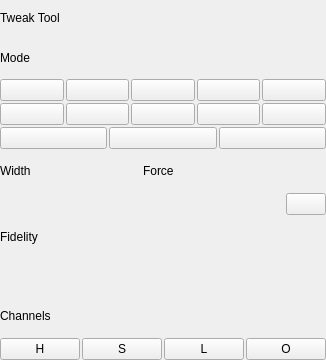
<?xml version="1.0" encoding="UTF-8"?>
<ui version="4.0">
  <class>TweakWidget</class>
  <widget class="QWidget" name="TweakWidget">
    <property name="geometry">
      <rect>
        <x>0</x>
        <y>0</y>
        <width>240</width>
        <height>360</height>
      </rect>
    </property>
    <property name="windowTitle">
      <string>Tweak Tool</string>
    </property>
    <layout class="QGridLayout" name="gridLayout" columnstretch="1,1,0">
      <property name="leftMargin">
        <number>0</number>
      </property>
      <property name="topMargin">
        <number>0</number>
      </property>
      <property name="rightMargin">
        <number>0</number>
      </property>
      <property name="bottomMargin">
        <number>0</number>
      </property>
      <property name="spacing">
        <number>4</number>
      </property>
      <item row="0" column="0" colspan="3">
        <widget class="QLabel" name="tweakToolLabel">
          <property name="text">
            <string>Tweak Tool</string>
          </property>
          <property name="class" stdset="0">
            <string>panel-heading</string>
          </property>
        </widget>
      </item>
      <item row="2" column="0" colspan="3">
        <widget class="QLabel" name="modeLabel">
          <property name="text">
            <string>Mode</string>
          </property>
          <property name="class" stdset="0">
            <string>panel-label</string>
          </property>
        </widget>
      </item>
      <item row="3" column="0" colspan="3">
        <layout class="QVBoxLayout" name="modeLayout">
          <property name="spacing">
            <number>2</number>
          </property>
          <item>
            <layout class="QHBoxLayout" name="modeRow1">
              <property name="spacing">
                <number>2</number>
              </property>
              <item>
                <widget class="QPushButton" name="moveButton">
              <property name="toolTip">
                <string>Move objects in any direction</string>
              </property>
              <property name="checkable">
                <bool>true</bool>
              </property>
              <property name="icon">
                <iconset>
                  <normaloff>:/icons/object-tweak-push</normaloff>
                </iconset>
              </property>
              <property name="class" stdset="0">
                <string>segment-first</string>
              </property>
            </widget>
          </item>
          <item>
            <widget class="QPushButton" name="inOutButton">
              <property name="toolTip">
                <string>Move objects towards cursor; with Shift from cursor</string>
              </property>
              <property name="checkable">
                <bool>true</bool>
              </property>
              <property name="icon">
                <iconset>
                  <normaloff>:/icons/object-tweak-attract</normaloff>
                </iconset>
              </property>
              <property name="class" stdset="0">
                <string>segment-middle</string>
              </property>
            </widget>
          </item>
          <item>
            <widget class="QPushButton" name="jitterButton">
              <property name="toolTip">
                <string>Move objects in random directions</string>
              </property>
              <property name="checkable">
                <bool>true</bool>
              </property>
              <property name="icon">
                <iconset>
                  <normaloff>:/icons/object-tweak-randomize</normaloff>
                </iconset>
              </property>
              <property name="class" stdset="0">
                <string>segment-middle</string>
              </property>
            </widget>
          </item>
          <item>
            <widget class="QPushButton" name="scaleButton">
              <property name="toolTip">
                <string>Shrink objects, with Shift enlarge</string>
              </property>
              <property name="checkable">
                <bool>true</bool>
              </property>
              <property name="icon">
                <iconset>
                  <normaloff>:/icons/object-tweak-shrink</normaloff>
                </iconset>
              </property>
              <property name="class" stdset="0">
                <string>segment-middle</string>
              </property>
            </widget>
          </item>
          <item>
            <widget class="QPushButton" name="rotateButton">
              <property name="toolTip">
                <string>Rotate objects, with Shift counterclockwise</string>
              </property>
              <property name="checkable">
                <bool>true</bool>
              </property>
              <property name="icon">
                <iconset>
                  <normaloff>:/icons/object-tweak-rotate</normaloff>
                </iconset>
              </property>
              <property name="class" stdset="0">
                <string>segment-last</string>
              </property>
                </widget>
              </item>
            </layout>
          </item>
          <item>
            <layout class="QHBoxLayout" name="modeRow2">
              <property name="spacing">
                <number>2</number>
              </property>
              <item>
                <widget class="QPushButton" name="moreLessButton">
              <property name="toolTip">
                <string>Duplicate objects, with Shift delete</string>
              </property>
              <property name="checkable">
                <bool>true</bool>
              </property>
              <property name="icon">
                <iconset>
                  <normaloff>:/icons/object-tweak-duplicate</normaloff>
                </iconset>
              </property>
              <property name="class" stdset="0">
                <string>segment-middle</string>
              </property>
            </widget>
          </item>
          <item>
            <widget class="QPushButton" name="pushButton">
              <property name="toolTip">
                <string>Push parts of paths in any direction</string>
              </property>
              <property name="checkable">
                <bool>true</bool>
              </property>
              <property name="icon">
                <iconset>
                  <normaloff>:/icons/path-tweak-push</normaloff>
                </iconset>
              </property>
              <property name="class" stdset="0">
                <string>segment-middle</string>
              </property>
            </widget>
          </item>
          <item>
            <widget class="QPushButton" name="shrinkGrowButton">
              <property name="toolTip">
                <string>Shrink or grow parts of paths</string>
              </property>
              <property name="checkable">
                <bool>true</bool>
              </property>
              <property name="icon">
                <iconset>
                  <normaloff>:/icons/path-tweak-shrink</normaloff>
                </iconset>
              </property>
              <property name="class" stdset="0">
                <string>segment-middle</string>
              </property>
            </widget>
          </item>
          <item>
            <widget class="QPushButton" name="attractRepelButton">
              <property name="toolTip">
                <string>Attract parts of paths towards cursor; with Shift from cursor</string>
              </property>
              <property name="checkable">
                <bool>true</bool>
              </property>
              <property name="icon">
                <iconset>
                  <normaloff>:/icons/path-tweak-attract</normaloff>
                </iconset>
              </property>
              <property name="class" stdset="0">
                <string>segment-middle</string>
              </property>
            </widget>
          </item>
          <item>
            <widget class="QPushButton" name="roughenButton">
              <property name="toolTip">
                <string>Roughen parts of paths</string>
              </property>
              <property name="checkable">
                <bool>true</bool>
              </property>
              <property name="icon">
                <iconset>
                  <normaloff>:/icons/path-tweak-roughen</normaloff>
                </iconset>
              </property>
              <property name="class" stdset="0">
                <string>segment-middle</string>
              </property>
                </widget>
              </item>
            </layout>
          </item>
          <item>
            <layout class="QHBoxLayout" name="modeRow3">
              <property name="spacing">
                <number>2</number>
              </property>
              <item>
                <widget class="QPushButton" name="colorPaintButton">
              <property name="toolTip">
                <string>Paint the tool's color upon selected objects</string>
              </property>
              <property name="checkable">
                <bool>true</bool>
              </property>
              <property name="icon">
                <iconset>
                  <normaloff>:/icons/object-tweak-paint</normaloff>
                </iconset>
              </property>
              <property name="class" stdset="0">
                <string>segment-middle</string>
              </property>
            </widget>
          </item>
          <item>
            <widget class="QPushButton" name="colorJitterButton">
              <property name="toolTip">
                <string>Jitter the colors of selected objects</string>
              </property>
              <property name="checkable">
                <bool>true</bool>
              </property>
              <property name="icon">
                <iconset>
                  <normaloff>:/icons/object-tweak-jitter-color</normaloff>
                </iconset>
              </property>
              <property name="class" stdset="0">
                <string>segment-middle</string>
              </property>
            </widget>
          </item>
          <item>
            <widget class="QPushButton" name="blurButton">
              <property name="toolTip">
                <string>Blur selected objects more; with Shift, blur less</string>
              </property>
              <property name="checkable">
                <bool>true</bool>
              </property>
              <property name="icon">
                <iconset>
                  <normaloff>:/icons/object-tweak-blur</normaloff>
                </iconset>
              </property>
              <property name="class" stdset="0">
                <string>segment-last</string>
              </property>
                </widget>
              </item>
            </layout>
          </item>
        </layout>
      </item>
      <item row="5" column="0" colspan="1">
        <widget class="QLabel" name="widthLabel">
          <property name="text">
            <string>Width</string>
          </property>
          <property name="class" stdset="0">
            <string>panel-label</string>
          </property>
        </widget>
      </item>
      <item row="5" column="1" colspan="2">
        <widget class="QLabel" name="forceLabel">
          <property name="text">
            <string>Force</string>
          </property>
          <property name="class" stdset="0">
            <string>panel-label</string>
          </property>
        </widget>
      </item>
      <item row="6" column="0">
        <widget class="Linea::UI::NumberEdit" name="widthSpin">
          <property name="toolTip">
            <string>The width of the tweak area (relative to the visible canvas area)</string>
          </property>
        </widget>
      </item>
      <item row="6" column="1">
        <widget class="Linea::UI::NumberEdit" name="forceSpin">
          <property name="toolTip">
            <string>The force of the tweak action</string>
          </property>
        </widget>
      </item>
      <item row="6" column="2">
        <widget class="QPushButton" name="pressureCheck">
          <property name="toolTip">
            <string>Use the pressure of the input device to alter the force of tweak action</string>
          </property>
          <property name="checkable">
            <bool>true</bool>
          </property>
          <property name="icon">
            <iconset>
              <normaloff>:/icons/draw-use-pressure</normaloff>
            </iconset>
          </property>
        </widget>
      </item>

      <item row="8" column="0" colspan="2">
        <widget class="QLabel" name="fidelityLabel">
          <property name="text">
            <string>Fidelity</string>
          </property>
          <property name="class" stdset="0">
            <string>panel-label</string>
          </property>
        </widget>
      </item>
      <item row="9" column="0" colspan="2">
        <widget class="Linea::UI::NumberEdit" name="fidelitySpin">
          <property name="toolTip">
            <string>Low fidelity simplifies paths; high fidelity preserves path features but may generate a lot of new nodes</string>
          </property>
        </widget>
      </item>
      <item row="11" column="0" colspan="3">
        <widget class="QLabel" name="channelsLabel">
          <property name="text">
            <string>Channels</string>
          </property>
          <property name="class" stdset="0">
            <string>panel-label</string>
          </property>
        </widget>
      </item>
      <item row="12" column="0" colspan="3">
        <layout class="QHBoxLayout" name="channelsLayout">
          <property name="spacing">
            <number>2</number>
          </property>
          <item>
            <widget class="QPushButton" name="hueButton">
              <property name="text">
                <string>H</string>
              </property>
              <property name="toolTip">
                <string>In color mode, act on object's hue</string>
              </property>
              <property name="checkable">
                <bool>true</bool>
              </property>
              <property name="class" stdset="0">
                <string>segment-first</string>
              </property>
            </widget>
          </item>
          <item>
            <widget class="QPushButton" name="saturationButton">
              <property name="text">
                <string>S</string>
              </property>
              <property name="toolTip">
                <string>In color mode, act on object's saturation</string>
              </property>
              <property name="checkable">
                <bool>true</bool>
              </property>
              <property name="class" stdset="0">
                <string>segment-middle</string>
              </property>
            </widget>
          </item>
          <item>
            <widget class="QPushButton" name="lightnessButton">
              <property name="text">
                <string>L</string>
              </property>
              <property name="toolTip">
                <string>In color mode, act on object's lightness</string>
              </property>
              <property name="checkable">
                <bool>true</bool>
              </property>
              <property name="class" stdset="0">
                <string>segment-middle</string>
              </property>
            </widget>
          </item>
          <item>
            <widget class="QPushButton" name="opacityButton">
              <property name="text">
                <string>O</string>
              </property>
              <property name="toolTip">
                <string>In color mode, act on object's opacity</string>
              </property>
              <property name="checkable">
                <bool>true</bool>
              </property>
              <property name="class" stdset="0">
                <string>segment-last</string>
              </property>
            </widget>
          </item>
        </layout>
      </item>
    </layout>
  </widget>
  <customwidgets>
    <customwidget>
      <class>Linea::UI::NumberEdit</class>
      <extends>QWidget</extends>
      <header>number-edit.h</header>
    </customwidget>
  </customwidgets>
  <resources/>
  <connections/>
</ui>
